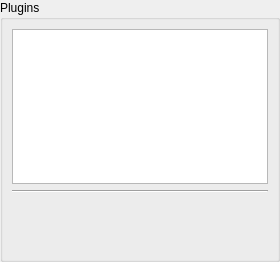
       <widget class="QWidget" name="pluginsPage">
        <layout class="QVBoxLayout" name="verticalLayout_8">
         <property name="leftMargin">
          <number>0</number>
         </property>
         <property name="topMargin">
          <number>0</number>
         </property>
         <property name="rightMargin">
          <number>0</number>
         </property>
         <property name="bottomMargin">
          <number>0</number>
         </property>
         <item>
          <widget class="QGroupBox" name="pluginsGroupBox">
           <property name="title">
            <string>Plugins</string>
           </property>
           <layout class="QVBoxLayout" name="verticalLayout_9" stretch="3,0,1">
            <item>
             <widget class="QTableWidget" name="pluginsTableWidget">
              <property name="selectionMode">
               <enum>QAbstractItemView::SelectionMode::SingleSelection</enum>
              </property>
              <property name="selectionBehavior">
               <enum>QAbstractItemView::SelectionBehavior::SelectRows</enum>
              </property>
             </widget>
            </item>
            <item>
             <widget class="Line" name="line_3">
              <property name="orientation">
               <enum>Qt::Orientation::Horizontal</enum>
              </property>
             </widget>
            </item>
            <item>
             <widget class="QLabel" name="pluginDescriptionLabel">
              <property name="alignment">
               <set>Qt::AlignmentFlag::AlignLeading|Qt::AlignmentFlag::AlignLeft|Qt::AlignmentFlag::AlignTop</set>
              </property>
              <property name="wordWrap">
               <bool>true</bool>
              </property>
             </widget>
            </item>
           </layout>
          </widget>
         </item>
        </layout>
       </widget>
